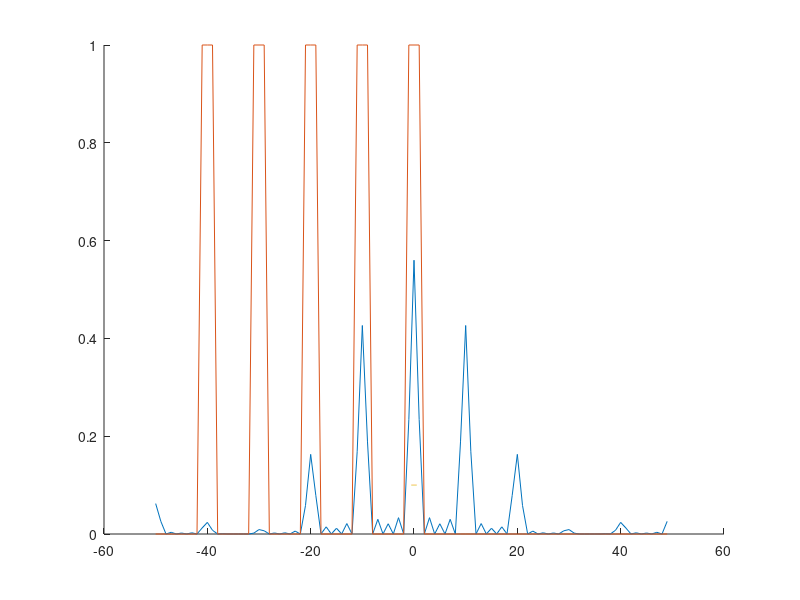

This chart was generated by the following MATLAB code:
n = 100;
S = zeros(1, n)

spalts = 5;
% fler spalter = fler v?gor som interfererar
width = 2;
% bredare spalt = v?gen interfererar med sig sj?lv?
space = 10;
% mer avst?nd = mer interferens?
for i = 1:spalts
    S(space*i: space*i+width) = 1;
end

X = fft(S);

% Ber?kna utan att skifta frekvenserna
%f = (0:n-1);
%pow = abs(X.^2);
%plot(f, pow)

Y = fftshift(X);
fsh = (-n/2:n/2-1);
pows = abs(Y.^2);

hold on
no = pows/norm(pows);
plot(fsh,no)
plot(fsh, S)

%% extra
d = space;
b = width;
N = 3;
lambda = 500;
i0 = 1;
theta = linspace(-pi/6, pi/6);
beta = pi./lambda.*b.*sin(theta);
gamma = pi./lambda.*d.*sin(theta);

intensity = i0.*(sin(beta)./beta).^2.*(sin(N.*gamma)/(sin(gamma))).^2;

no2 = intensity/norm(intensity)
plot(theta, no2)
